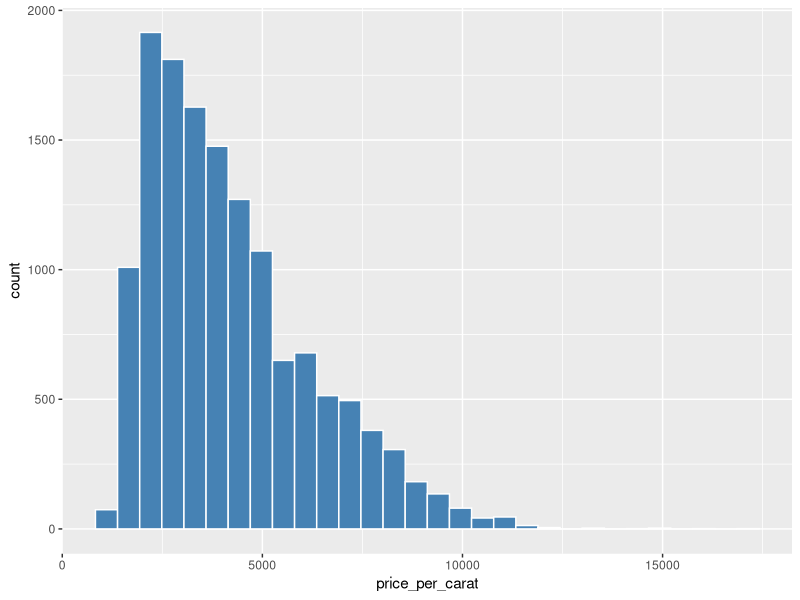
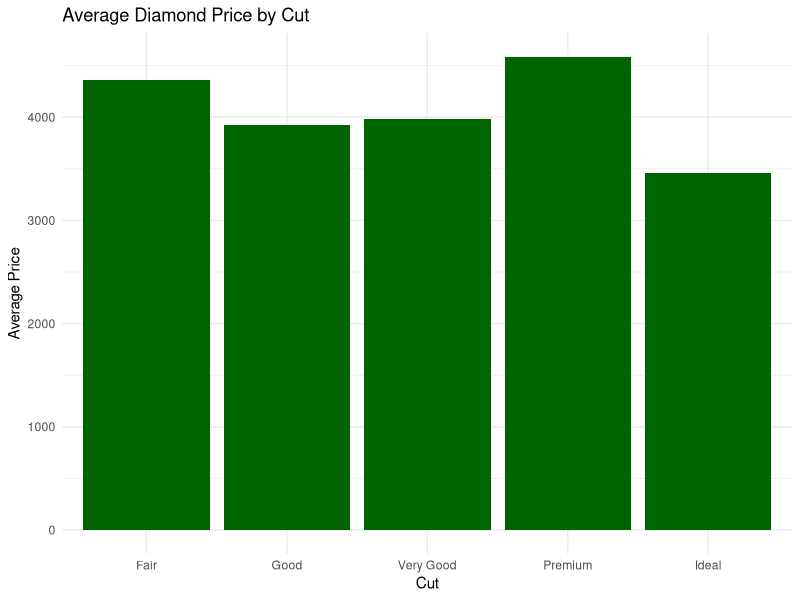

Write the R code that produced these figures, in order.
## ---- chunk 1
library(tidyverse)
library(dplyr)
library(ggplot2)
library(knitr)

knitr::opts_chunk$set(
  fig.width = 8,
  fig.height = 5,
  echo = TRUE,
  warning = FALSE,
  message = FALSE
)
## ---- chunk 2
data(diamonds)
## ---- chunk 3
head(diamonds)
## ---- chunk 4
glimpse(diamonds)
## ---- chunk 5
select(
  diamonds,
  carat,
  cut,
  price
)
## ---- chunk 6
filter(
  diamonds,
  price > 10000
)
## ---- chunk 7
filter(
  diamonds,
  cut == "Ideal"
)
## ---- chunk 8
arrange(
  diamonds,
  price
)
## ---- chunk 9
arrange(
  diamonds,
  desc(price)
)
## ---- chunk 10
mutate(
  diamonds,
  price_per_carat = price / carat
)
## ---- chunk 11
mutate(
  diamonds,
  fancy_diamond = price / carat > 10000
)
## ---- chunk 12
mutate(
  diamonds,
  good_value =
    if_else(
      condition = carat > 2,
      true = price < 5000,
      false = price < 1000
    )
)
## ---- chunk 13
mutate(
  diamonds,
  value =
    case_when(
      carat > 2 & price < 5000 ~ "good",
      carat > 1 & price < 2500 ~ "ok",
      TRUE ~ "bad"
    )
)
## ---- chunk 14
summarise(
  diamonds,
  num_fancy_diamonds =
    sum(price / carat > 10000)
)
## ---- chunk 15
summarise(
  diamonds,
  num_fancy_diamonds =
    sum(price / carat > 10000),
  mean_diamond_price =
    mean(price)
)
## ---- chunk 16
diamonds %>%
  filter(cut == "Premium") %>%
  mutate(price_per_carat = price / carat) %>%
  arrange(desc(price_per_carat))
## ---- chunk 17
diamonds %>%
  filter(cut == "Premium") %>%
  mutate(price_per_carat = price / carat) %>%
  ggplot() +
  geom_histogram(
    aes(x = price_per_carat),
    fill = "steelblue",
    color = "white"
  )
## ---- chunk 18
diamonds %>%
  group_by(cut) %>%
  summarise(
    max_price = max(price)
  )
## ---- chunk 19
diamonds %>%
  group_by(cut, clarity) %>%
  summarise(
    max_price = max(price)
  )
## ---- chunk 20
diamonds %>%
  group_by(cut, clarity) %>%
  summarise(
    max_price = max(price)
  ) %>%
  ungroup()
## ---- chunk 21
count(
  diamonds,
  cut
)
## ---- chunk 22
max_prices <- diamonds %>%
  group_by(cut) %>%
  summarise(
    max_price = max(price)
  )

max_prices
## ---- chunk 23
diamonds %>%
  group_by(cut) %>%
  summarise(
    avg_price = mean(price)
  ) %>%
  ggplot(
    aes(
      x = cut,
      y = avg_price
    )
  ) +
  geom_col(fill = "darkgreen") +
  labs(
    title = "Average Diamond Price by Cut",
    x = "Cut",
    y = "Average Price"
  ) +
  theme_minimal()
